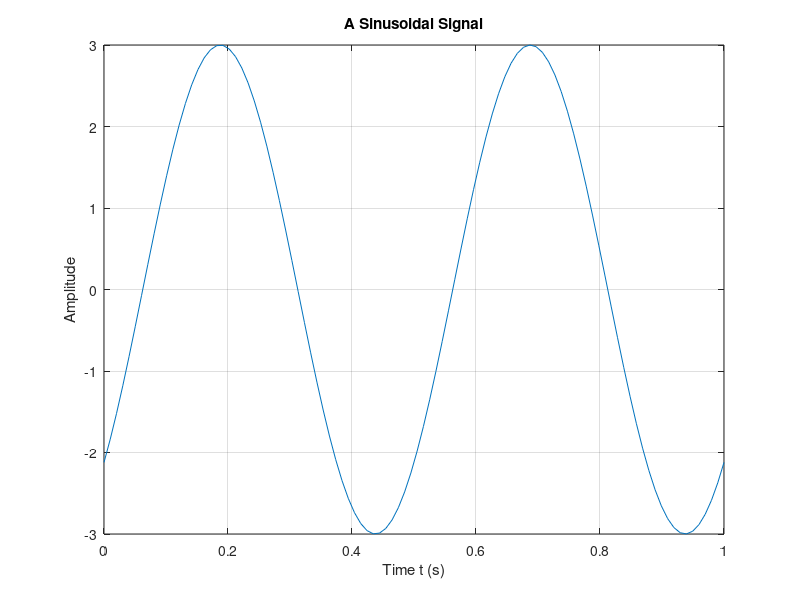

MATLAB code to generate this figure:
%% Sinusoid Example from Introduction
%  Here's the code to compute and plot the sinusoidal signal
% $3 \cos(2\pi \cdot 2t - 3\pi/4)$

%% Define t
t = linspace(0, 1, 100);
%% Define x
x = 3 * cos(2*pi*2*t - 3*pi/4);
%% Plot result and label plot
plot(t,x)
title('A Sinusoidal Signal')
xlabel('Time t (s)')
ylabel('Amplitude')
grid
